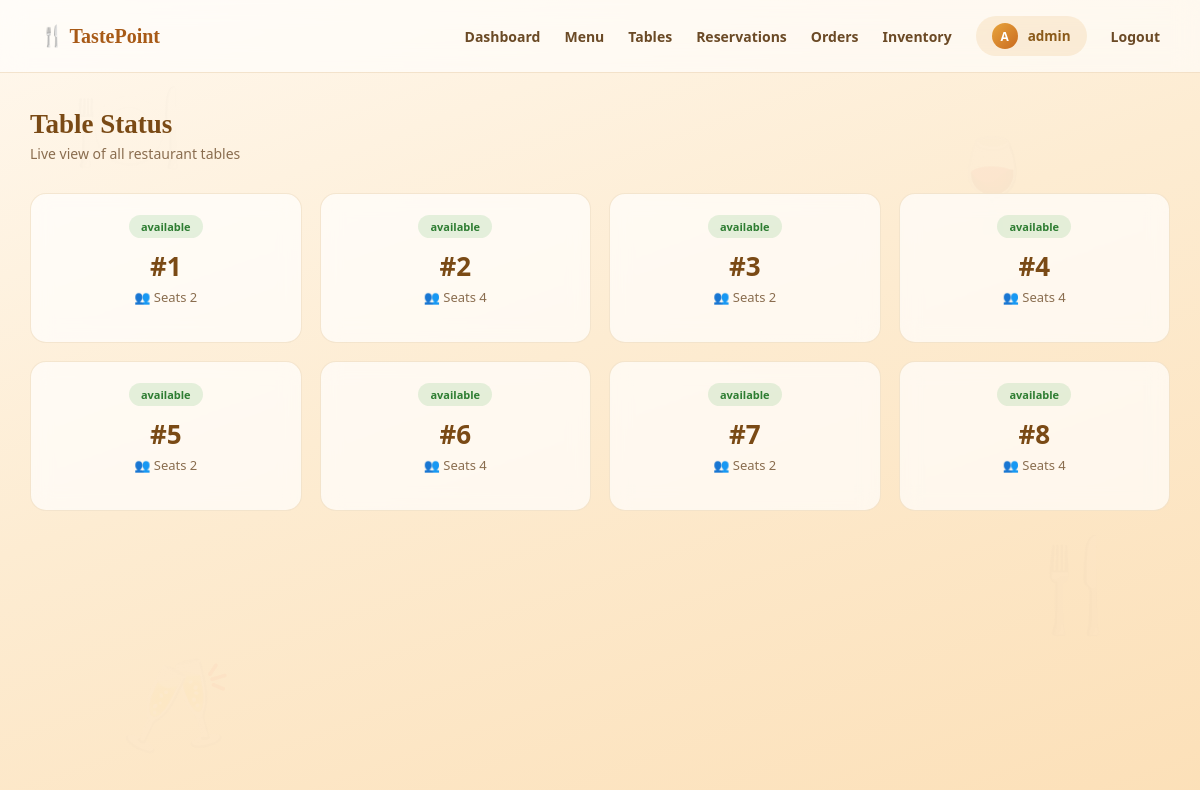
Screenshot of /tables (signed in) with the database file from the repository.
### tables this page shows
CREATE TABLE restaurant_table (
            id INTEGER PRIMARY KEY AUTOINCREMENT,
            table_number INTEGER UNIQUE NOT NULL,
            capacity INTEGER NOT NULL DEFAULT 4,
            status TEXT NOT NULL DEFAULT 'available'
        );

### app.py (the view)
@app.route('/tables')
@login_required
def tables():
    db = get_db()
    all_tables = db.execute("SELECT * FROM restaurant_table ORDER BY table_number").fetchall()
    return render_template('tables.html', tables=all_tables)

### app.py (called while the page is built)
def get_db():
    if 'db' not in g:
        g.db = sqlite3.connect(DB_NAME)
        g.db.row_factory = sqlite3.Row
        g.db.execute("PRAGMA foreign_keys = ON")
    return g.db

def login_required(f):
    @wraps(f)
    def decorated(*args, **kwargs):
        if 'user_id' not in session:
            flash('Please log in to access this page.', 'info')
            return redirect(url_for('login'))
        return f(*args, **kwargs)
    return decorated

@app.context_processor
def inject_user():
    class CurrentUser:
        is_authenticated = 'user_id' in session
        username = session.get('username')
        is_admin = session.get('is_admin', False)
    return {'current_user': CurrentUser()}

### templates/tables.html (shortened to what this page needs)
{% extends "base.html" %}
{% block content %}
<div class="page-wrapper">
    <div class="page-header"><div><h1>Table Status</h1><p>Live view of all restaurant tables</p></div></div>
    <div class="card-grid">
        {% for table in tables %}
        <div class="item-card" style="text-align: center;">
            <span class="badge {{ table.status }}">{{ table.status }}</span>
            <div class="table-number">#{{ table.table_number }}</div>
            <div class="item-meta" style="align-items: center; margin-bottom: 16px;">
                <span>👥 Seats {{ table.capacity }}</span>
            </div>
        </div>
        {% endfor %}
    </div>
</div>
{% endblock %}

### static/style.css (style rules this page uses)
* { box-sizing: border-box; margin: 0; padding: 0; }
html, body { height: 100%; width: 100%; }
body { font-family: 'Segoe UI', Arial, sans-serif; color: #3a2416; min-height: 100vh; background: linear-gradient(160deg, #fff8ee 0%, #fdecd2 45%, #fce0b8 100%); background-attachment: fixed; }
h1, h2, .brand, .auth-card h1 { font-family: Georgia, 'Times New Roman', serif; }
.page-wrapper { position: relative; z-index: 1; max-width: 1200px; margin: 0 auto; padding: 36px 30px 80px; }
.page-header { margin-bottom: 30px; display: flex; align-items: center; justify-content: space-between; flex-wrap: wrap; gap: 12px; }
.page-header h1 { font-size: 27px; color: #7a4a15; margin-bottom: 4px; }
.page-header p { color: #8a6d4f; font-size: 14px; }
.card-grid { display: grid; grid-template-columns: repeat(auto-fill, minmax(240px, 1fr)); gap: 18px; }
.item-card { background: rgba(255,255,255,0.68); border: 1px solid rgba(196, 132, 42, 0.18); border-radius: 16px; padding: 20px; backdrop-filter: blur(10px); transition: all 0.25s ease; position: relative; }
.badge { display: inline-block; padding: 4px 12px; border-radius: 20px; font-size: 11px; font-weight: 700; }
.badge.available { background: rgba(76, 175, 80, 0.15); color: #2e7d32; }
.table-number { font-size: 26px; font-weight: 700; color: #7a4a15; margin: 10px 0 4px; }
.item-meta { font-size: 13px; color: #8a6d4f; display: flex; flex-direction: column; gap: 5px; margin-bottom: 12px; }

### rows the page displays
restaurant_table: status "available", table_number "1", capacity "2"
restaurant_table: status "available", table_number "2", capacity "4"
restaurant_table: status "available", table_number "3", capacity "2"
restaurant_table: status "available", table_number "4", capacity "4"
restaurant_table: status "available", table_number "5", capacity "2"
restaurant_table: status "available", table_number "6", capacity "4"
restaurant_table: status "available", table_number "7", capacity "2"
restaurant_table: status "available", table_number "8", capacity "4"

### other values shown
{{ current_user.username[0]|upper }} "A"
{{ current_user.username }} "admin"
